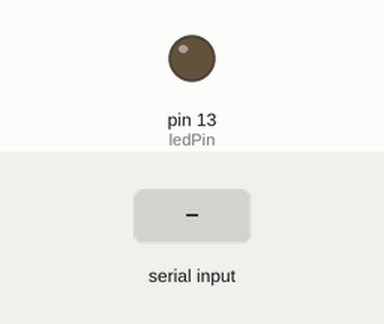
A sketch run on a simulated Arduino Uno, built with avr-gcc and run on an emulated ATmega328P. Parts: output pins drawn as LEDs (lit = HIGH). The inputs (shaded band) are chosen by the test bench.

Above: at 1.2 s.
1.3 s: "H" received over Serial
At 2.2 s:
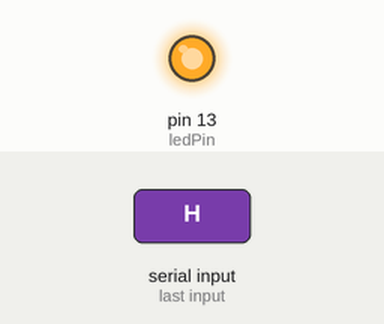
2.8 s: "L" received over Serial
At 3.4 s:
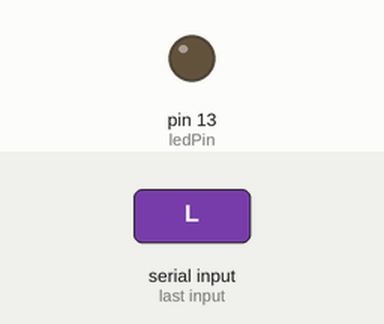
Timing chart, 0 to 5.8 s (numbered marks = the images above; inputs shaded):
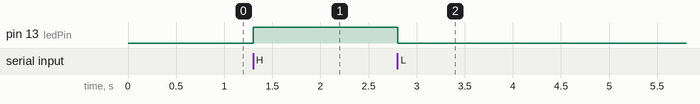

The sketch:

Arduino_Example_1.ino
```cpp
/*
 * Interfacing Arduino from Processing
 * Example 1 Arduino Sketch
 *
 * The Arduino listens for any data on the serial buffer.
 * If any data is received it is stored in a char-variable.
 * If the received value is 'H' then the led is turned on and
 * if the received value is 'L' then the LED is turned off.
 * No action is taken for other values.
 *
 * Abhik Pal
 */

// LED connected to pin 13
const int ledPin = 13;

void setup()
{
  // set the led as output
  pinMode(ledPin, OUTPUT);

  // begin serial communication with a baud rate of 9600
  Serial.begin(9600);
}

void loop()
{
  // check for any available data on the serial port
  if (Serial.available())
  {
    // store received value as a char
    char inputValue = Serial.read();

    // if the received value is 'H' turn on the LED
    if(inputValue == 'H')
    {
      digitalWrite(ledPin, HIGH);
    }
    // if the received value is 'L' turn off the led
    else if(inputValue == 'L')
    {
      digitalWrite(ledPin, LOW);
    }
    else
    {
      // else do nothing
    }
  }
  else
  {
    // do nothing
  }

  // a small delay to keep things sane
  delay(10);
}
```

Measured:
- after the input at 1.3 s, pin 13 (ledPin): LOW → HIGH at once
- after the input at 2.8 s, pin 13 (ledPin): HIGH → LOW at once
